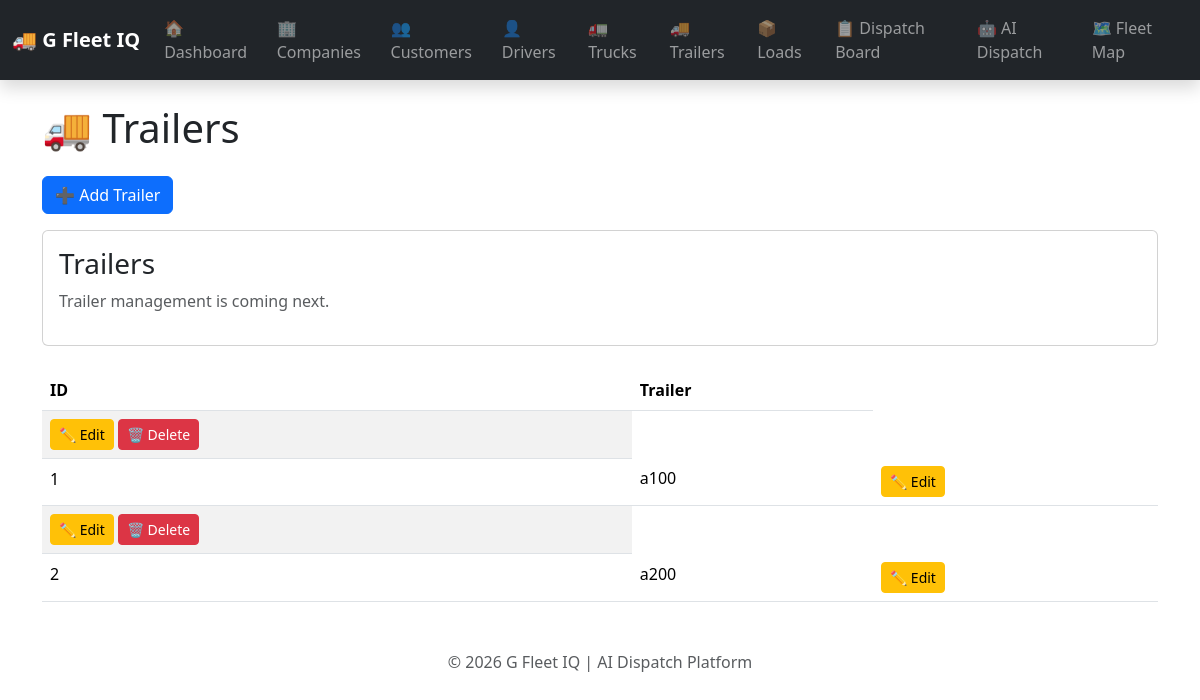
The app's page /trailers/, older data.
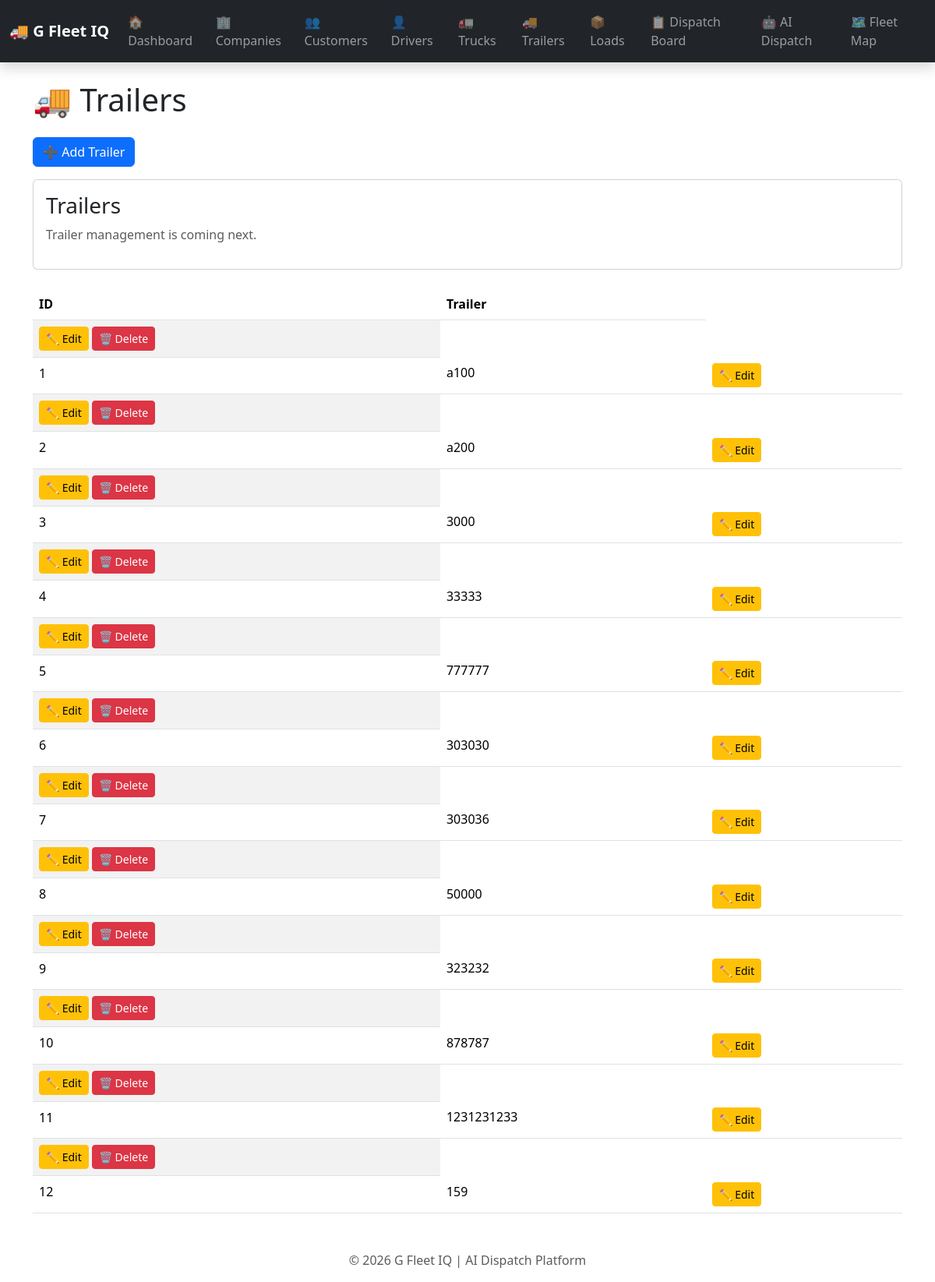
The same page, newer data.
### fleet/models.py (models this page shows)
class Trailer(models.Model):
    STATUS_CHOICES=[("Empty","Empty"),("Loaded","Loaded"),("Maintenance","Maintenance"),("Out of Service","Out of Service")]
    trailer_number=models.CharField(max_length=50,unique=True)
    status=models.CharField(max_length=20,choices=STATUS_CHOICES,default="Empty")
    location=models.CharField(max_length=200,blank=True,default="")
    capacity=models.IntegerField(default=53000)
    available=models.BooleanField(default=True)
    utilization=models.FloatField(default=0)
    last_inspection=models.DateField(null=True,blank=True)
    company=models.ForeignKey(Company,on_delete=models.CASCADE,related_name="trailers",null=True,blank=True)
    def __str__(self):
        return self.trailer_number

### dashboard/views.py (the view)
# urls.py: path("trailers/", views.trailers, name="trailers"),
def trailers(request):
    return render(
        request,
        "dashboard/trailers.html",
        {"trailers": Trailer.objects.all()},
    )

### dashboard/templates/dashboard/trailers.html (shortened to what this page needs)
{% extends "dashboard/base.html" %}
{% block content %}
<h1 class="mb-4">🚚 Trailers</h1>
<div class="mb-3">
    <a href="{% url 'add_trailer' %}" class="btn btn-primary">
        ➕ Add Trailer
    </a>
</div>
<div class="card mb-4">
    <div class="card-body">
        <h3>Trailers</h3>
        <p class="text-muted">
            Trailer management is coming next.
        </p>
    </div>
</div>
<table class="table table-striped">
    <thead>
        <tr>
            <th>ID</th>
            <th>Trailer</th>
        </tr>
    </thead>
    <tbody>
    {% for trailer in trailers %}
 <td>
    <a href="{% url 'edit_trailer' trailer.id %}"
       class="btn btn-warning btn-sm">
        ✏️ Edit
    </a>
    <a href="{% url 'delete_trailer' trailer.id %}"
       class="btn btn-danger btn-sm">
        🗑️ Delete
    </a>
</td>
    <tr>
    <td>{{ trailer.id }}</td>
    <td>{{ trailer }}</td>
    <td>
        <a href="{% url 'edit_trailer' trailer.id %}" class="btn btn-warning btn-sm">
            ✏️ Edit
        </a>
    </td>
</tr>
    {% empty %}
    <tr>
        <td colspan="2" class="text-center">
            No trailers found.
        </td>
    </tr>
    {% endfor %}
    </tbody>
</table>
{% endblock %}

Row changes from the older to the newer data that the page shows:
added Trailer: id "3", trailer_number "3000"
added Trailer: id "4", trailer_number "33333"
added Trailer: id "5", trailer_number "777777"
added Trailer: id "6", trailer_number "303030"
added Trailer: id "7", trailer_number "303036"
added Trailer: id "8", trailer_number "50000"
added Trailer: id "9", trailer_number "323232"
added Trailer: id "10", trailer_number "878787"
added Trailer: id "11", trailer_number "1231231233"
added Trailer: id "12", trailer_number "159"
